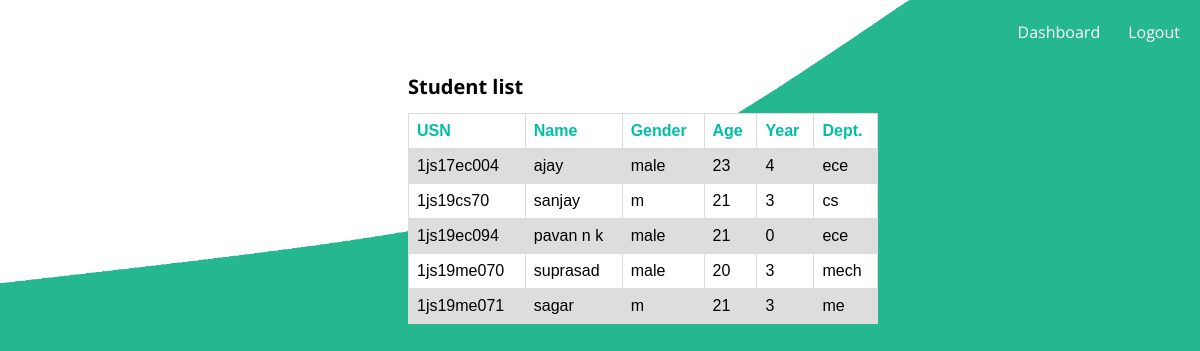
The page /std_list.php on the database as committed earlier.
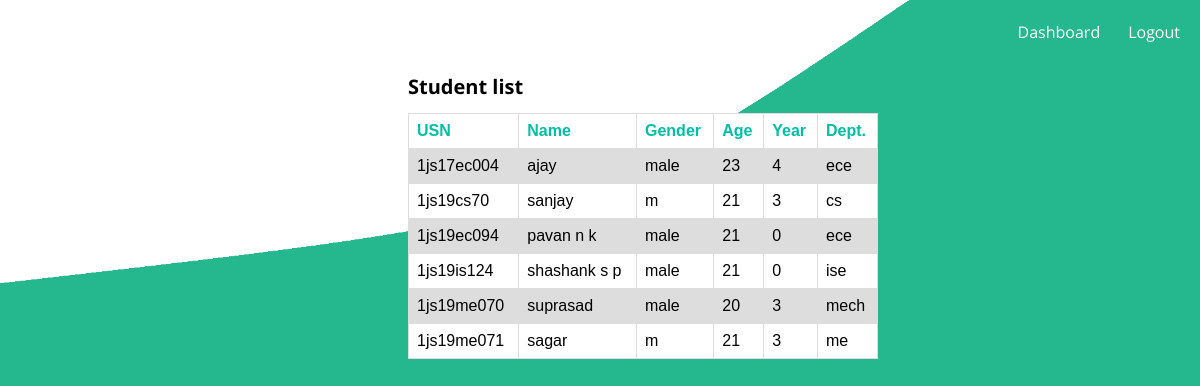
The same page on the database as committed later.
### tables this page shows
CREATE TABLE `student` (
  `usn` varchar(45) NOT NULL,
  `name` varchar(45) NOT NULL,
  `gender` varchar(45) NOT NULL,
  `age` int(3) NOT NULL,
  `year` int(3) NOT NULL,
  `department` varchar(45) NOT NULL,
  `phno` varchar(45) NOT NULL,
  `password` varchar(45) NOT NULL
);

### std_list.php (the view, shortened to what this page needs)
<?php
include('connection.php');
?>
<!DOCTYPE html>
<html lang="en">
<head>
    <div class="mnu" style="text-align:right">
        <a href="complaint_list.php" style="text-decoration:none; color: white; font-family: 'Open Sans', sans-serif; font-weight:Normal; padding: 12px 12px 12px 12px;">Dashboard</a>
        <a href="login.php" style="text-decoration:none; color: white; font-family: 'Open Sans', sans-serif; font-weight:Normal; padding: 12px 12px 12px 12px;">Logout</a>
    </div>
</head>
<body>
    <h1>Student list</h1>
<table>
   <tr>
   <th>USN</th>
   <th>Name</th>
   <th>Gender</th>
   <th>Age</th>
   <th>Year</th>
   <th>Dept.</th>
 </tr>
 <?php
   $query="SELECT usn, name, gender, age, year, department from student";
   $result=$conn-> query($query);
   if($result == true){
       while($row = $result-> fetch_assoc()){
        echo "<tr><td>". $row["usn"] . "</td><td>" . $row["name"] . "</td><td>" . $row["gender"] . "</td><td>" . $row["age"] . "</td><td>" . $row["year"] . "</td><td>" . $row["department"] . "</td></tr>";       }
       echo "</table>";
   }
   else{
       echo "No details available";
   }
   ?>
</body>
</html>

### std_list.php (style rules this page uses)
body { background-image: url(/proj/bg1.png); background-size: cover; background-repeat: no-repeat; padding-left: 400px; }
.mnu { padding-top: 13px; text-align: right; font-weight: normal; padding-bottom: 30px; }
table { font-family: arial, sans-serif; border-collapse: collapse; width: 60%; }
td, th { border: 1px solid #dddddd; text-align: left; padding: 8px; }
th { color: #00bfa5; }
tr:nth-child(even) { background-color: #dddddd; }
tr:nth-child(odd) { background-color: white; }
h1 { padding-top: 0px; margin-top: 0px; font-size: 20px; font-family: "Open Sans", sans-serif; }

Rows that differ between the two databases and show on the page:
added student: usn "1js19is124", name "shashank s p", gender "male", age "21", year "0", department "ise"
